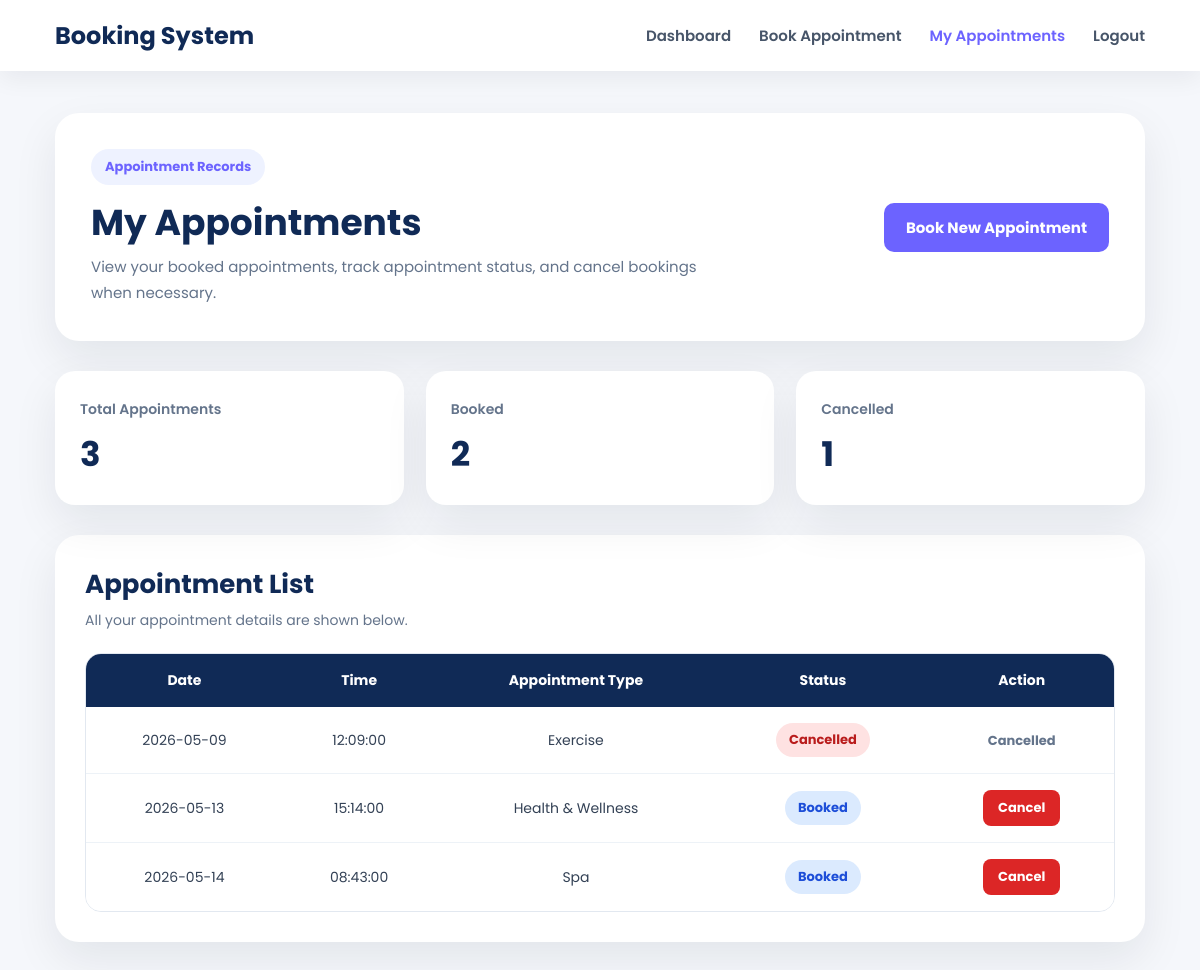
Screenshot of /myappointment.php (signed in) with the database file from the repository.
### tables this page shows
CREATE TABLE `appointments` (
  `id` int(11) NOT NULL,
  `user_id` int(11) NOT NULL,
  `appointment_date` date NOT NULL,
  `appointment_time` time NOT NULL,
  `reason` varchar(255) NOT NULL,
  `status` varchar(20) DEFAULT 'Booked',
  `created_at` timestamp NOT NULL DEFAULT current_timestamp()
);

### myappointment.php (the view, shortened to what this page needs)
<?php
include "config/db.php";
$user_id = $_SESSION['user_id'];
$sql = "SELECT * FROM appointments
        WHERE user_id = '$user_id'
        ORDER BY appointment_date ASC, appointment_time ASC";
$result = mysqli_query($conn, $sql);
$total_query = mysqli_query($conn, "SELECT COUNT(*) AS total FROM appointments WHERE user_id = '$user_id'");
$total_row = mysqli_fetch_assoc($total_query);
$booked_query = mysqli_query($conn, "SELECT COUNT(*) AS booked FROM appointments WHERE user_id = '$user_id' AND status = 'Booked'");
$booked_row = mysqli_fetch_assoc($booked_query);
$cancelled_query = mysqli_query($conn, "SELECT COUNT(*) AS cancelled FROM appointments WHERE user_id = '$user_id' AND status = 'Cancelled'");
$cancelled_row = mysqli_fetch_assoc($cancelled_query);
?>
<!DOCTYPE html>
<html>
<head>
    <link rel="stylesheet" href="css/style.css?v=10">
</head>
<body>
<nav class="navbar">
    <h2>Booking System</h2>
    <div>
        <a href="dashboard.php">Dashboard</a>
        <a href="bookappointment.php">Book Appointment</a>
        <a href="myappointment.php" class="active-link">My Appointments</a>
        <a href="logout.php">Logout</a>
    </div>
</nav>
<main class="appointments-page">
    <section class="appointments-header">
        <div>
            <span class="appointments-label">Appointment Records</span>
            <h1>My Appointments</h1>
            <p>View your booked appointments, track appointment status, and cancel bookings when necessary.</p>
        </div>
        <a href="bookappointment.php" class="appointments-action-btn">Book New Appointment</a>
    </section>
    <section class="appointments-summary">
        <div class="summary-box">
            <span>Total Appointments</span>
            <h3><?php echo $total_row['total']; ?></h3>
        </div>
        <div class="summary-box">
            <span>Booked</span>
            <h3><?php echo $booked_row['booked']; ?></h3>
        </div>
        <div class="summary-box">
            <span>Cancelled</span>
            <h3><?php echo $cancelled_row['cancelled']; ?></h3>
        </div>
    </section>
    <section class="appointments-table-card">
        <div class="table-title">
            <h2>Appointment List</h2>
            <p>All your appointment details are shown below.</p>
        </div>
        <div class="table-wrapper">
            <table>
                <tr>
                    <th>Date</th>
                    <th>Time</th>
                    <th>Appointment Type</th>
                    <th>Status</th>
                    <th>Action</th>
                </tr>
                <?php if (mysqli_num_rows($result) > 0): ?>
                    <?php while ($row = mysqli_fetch_assoc($result)): ?>
                        <tr>
                            <td><?php echo $row['appointment_date']; ?></td>
                            <td><?php echo $row['appointment_time']; ?></td>
                            <td><?php echo $row['reason']; ?></td>
                            <td>
                                <?php if ($row['status'] == "Booked"): ?>
                                    <span class="status-badge booked-badge">Booked</span>
                                <?php else: ?>
                                    <span class="status-badge cancelled-badge">Cancelled</span>
                                <?php endif; ?>
                            </td>
                            <td>
                                <?php if ($row['status'] == "Booked"): ?>
                                    <a
                                        href="cancel_appointment.php?id=<?php echo $row['id']; ?>"
                                        class="cancel-btn"
                                        onclick="return confirm('Are you sure you want to cancel this appointment?')"
                                    >
                                        Cancel
                                    </a>
                                <?php else: ?>
                                    <span class="cancelled-text">Cancelled</span>
                                <?php endif; ?>
                            </td>
                        </tr>
                    <?php endwhile; ?>
                <?php endif; ?>
            </table>
        </div>
    </section>
</main>
</body>
</html>

### css/style.css (style rules this page uses)
* { margin: 0; padding: 0; box-sizing: border-box; }
body { font-family: "Poppins", sans-serif; background: #f5f7fb; color: #1f2937; }
.navbar { width: 100%; background: #ffffff; padding: 18px 55px; display: flex; align-items: center; justify-content: space-between; box-shadow: 0 8px 25px rgba(15, 23, 42, 0.06); position: sticky; top: 0; z-index: 10; }
.navbar h2 { color: #102a56; font-size: 24px; font-weight: 700; }
.navbar div { display: flex; align-items: center; gap: 28px; }
.navbar a { color: #475569; text-decoration: none; font-size: 15px; font-weight: 600; transition: 0.25s ease; }
.navbar a:hover, .navbar .active-link { color: #6c63ff; }
.appointments-page { min-height: calc(100vh - 76px); background: #f5f7fb; padding: 42px 55px 60px; }
.appointments-header { background: #ffffff; border-radius: 24px; padding: 36px; box-shadow: 0 18px 45px rgba(15, 23, 42, 0.08); display: flex; justify-content: space-between; align-items: center; gap: 24px; margin-bottom: 30px; }
.appointments-label { display: inline-block; background: #eef2ff; color: #6c63ff; padding: 8px 14px; border-radius: 999px; font-size: 13px; font-weight: 700; margin-bottom: 16px; }
.appointments-header h1 { color: #102a56; font-size: 36px; line-height: 1.2; margin-bottom: 10px; }
.appointments-header p { color: #64748b; font-size: 15px; line-height: 1.7; max-width: 650px; }
.appointments-action-btn { white-space: nowrap; text-decoration: none; background: #6c63ff; color: white; padding: 13px 22px; border-radius: 10px; font-size: 15px; font-weight: 700; transition: 0.25s ease; }
.appointments-summary { display: grid; grid-template-columns: repeat(3, 1fr); gap: 22px; margin-bottom: 30px; }
.summary-box { background: #ffffff; border-radius: 20px; padding: 25px; box-shadow: 0 18px 45px rgba(15, 23, 42, 0.08); }
.summary-box span { color: #64748b; font-size: 14px; font-weight: 600; }
.summary-box h3 { color: #102a56; font-size: 34px; margin-top: 8px; }
.appointments-table-card { background: #ffffff; border-radius: 24px; padding: 30px; box-shadow: 0 18px 45px rgba(15, 23, 42, 0.08); }
.table-title { margin-bottom: 22px; }
.table-title h2 { color: #102a56; font-size: 26px; margin-bottom: 6px; }
.table-title p { color: #64748b; font-size: 14px; }
.table-wrapper { width: 100%; overflow-x: auto; border-radius: 16px; border: 1px solid #e2e8f0; }
.table-wrapper table { width: 100%; border-collapse: collapse; background: #ffffff; }
.table-wrapper th { background: #102a56; color: #ffffff; padding: 16px; text-align: center; font-size: 14px; font-weight: 700; }
.table-wrapper td { padding: 16px; border-bottom: 1px solid #edf2f7; text-align: center; font-size: 14px; color: #334155; }
.table-wrapper tr:last-child td { border-bottom: none; }
.status-badge { display: inline-block; padding: 7px 13px; border-radius: 999px; font-size: 13px; font-weight: 700; }
.booked-badge { background: #dbeafe; color: #1d4ed8; }
.cancelled-badge { background: #fee2e2; color: #b91c1c; }
.cancel-btn { display: inline-block; background: #dc2626; color: #ffffff; padding: 8px 15px; border-radius: 8px; text-decoration: none; font-size: 13px; font-weight: 700; transition: 0.25s ease; }
.cancelled-text { color: #64748b; font-size: 13px; font-weight: 700; }

### rows the page displays
appointments: appointment_date "2026-05-09", appointment_time "12:09:00", reason "Exercise", status "Cancelled"
appointments: appointment_date "2026-05-13", appointment_time "15:14:00", reason "Health & Wellness", status "Booked"
appointments: appointment_date "2026-05-14", appointment_time "08:43:00", reason "Spa", status "Booked"

### other values shown
$total_row['total'] "3"
$booked_row['booked'] "2"
$cancelled_row['cancelled'] "1"
